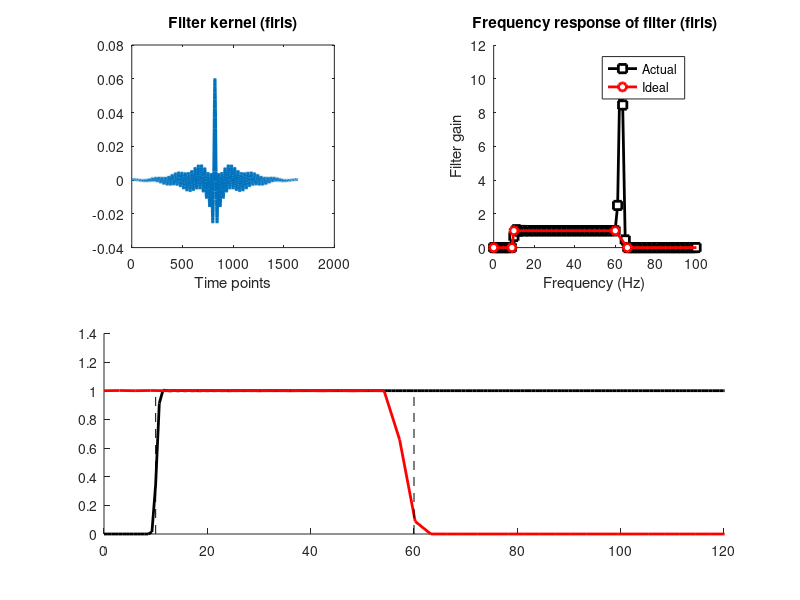
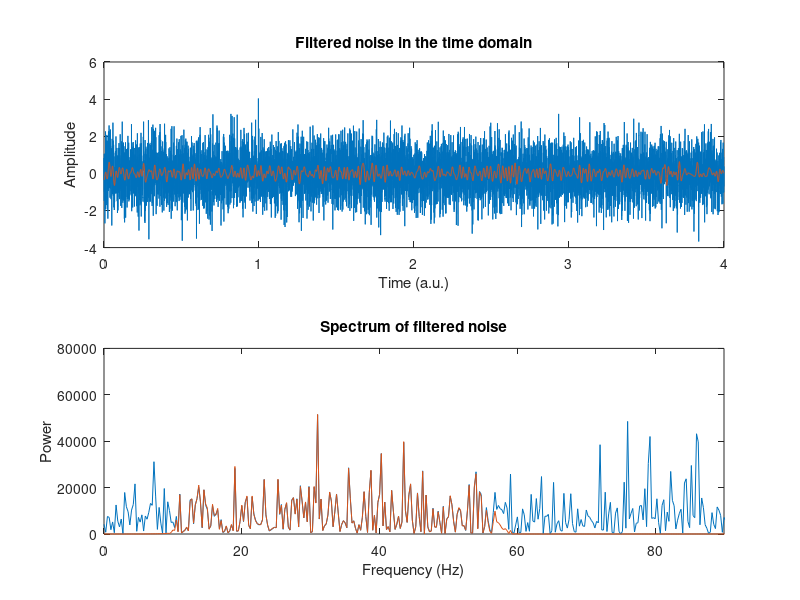

MATLAB code to generate these figures, in order:
%%
%     COURSE: Signal processing problems, solved in MATLAB and Python
%    SECTION: Filtering
%      VIDEO: Two-stage wide-band filter
% Instructor: sincxpress.com
%
%%

clear

% define filter parameters
lower_bnd = 10; % Hz
upper_bnd = 60; % Hz

transw = .1;

samprate  = 2048; % Hz
filtorder = 8*round(samprate/lower_bnd);

filter_shape = [ 0 0 1 1 0 0 ];
filter_freqs = [ 0 lower_bnd*(1-transw) lower_bnd ...
                 upper_bnd upper_bnd+upper_bnd*transw ...
                 (samprate/2) ] / (samprate/2);

filterkern = firls(filtorder,filter_freqs,filter_shape);
hz = linspace(0,samprate/2,floor(length(filterkern)/2)+1);
filterpow = abs(fft(filterkern)).^2;



figure(1), clf
subplot(221)
plot(filterkern,'linew',2)
xlabel('Time points')
title('Filter kernel (firls)')
axis square



% plot amplitude spectrum of the filter kernel
subplot(222), hold on
plot(hz,filterpow(1:length(hz)),'ks-','linew',2,'markerfacecolor','w')

plot(filter_freqs*samprate/2,filter_shape,'ro-','linew',2,'markerfacecolor','w')

% make the plot look nicer
set(gca,'xlim',[0 upper_bnd+40])
xlabel('Frequency (Hz)'), ylabel('Filter gain')
legend({'Actual';'Ideal'})
title('Frequency response of filter (firls)')
axis square

%% generate white noise signal

N = samprate*4;
noise = randn(N,1);
timevec = (0:length(noise)-1)/samprate;

%% a better way...

%%% first apply a high-pass filter
forder = 14*round(samprate/lower_bnd);
filtkern = fir1(forder,lower_bnd/(samprate/2),'high');

% spectrum of kernel
subplot(212), hold on
hz = linspace(0,samprate/2,floor(length(filtkern)/2)+1);
filterpow = abs(fft(filtkern)).^2;
plot(hz,filterpow(1:length(hz)),'k','linew',2)


% zero-phase-shift filter with reflection
noiseR = [noise(end:-1:1); noise; noise(end:-1:1)]; % reflect
fnoise = filter(filtkern,1,noiseR);                 % forward filter
fnoise = filter(filtkern,1,fnoise(end:-1:1));       % reverse filter
fnoise = fnoise(end:-1:1);                          % reverse again for 0phase
fnoise = fnoise(N+1:end-N);                         % chop off reflected parts




%%% repeat for low-pass filter
forder = 20*round(samprate/upper_bnd);
filtkern = fir1(forder,upper_bnd/(samprate/2),'low');

% spectrum of kernel
hz = linspace(0,samprate/2,floor(length(filtkern)/2)+1);
filterpow = abs(fft(filtkern)).^2;
plot(hz,filterpow(1:length(hz)),'r','linew',2)
plot(repmat([lower_bnd upper_bnd],2,1),repmat([0; 1],1,2),'k--')
set(gca,'xlim',[0 upper_bnd*2])

% zero-phase-shift filter with reflection
noiseR = [fnoise(end:-1:1); fnoise; fnoise(end:-1:1)]; % reflect
fnoise = filter(filtkern,1,noiseR);                 % forward filter
fnoise = filter(filtkern,1,fnoise(end:-1:1));       % reverse filter
fnoise = fnoise(end:-1:1);                          % reverse again for 0phase
fnoise = fnoise(N+1:end-N);                         % chop off reflected parts


% or with the signal-processing toolbox:
% fnoise = filtfilt(filtkern,1,fnoise);

%% plotting

figure(2), clf

subplot(211)
plot(timevec,noise, timevec,fnoise)
xlabel('Time (a.u.)'), ylabel('Amplitude')
title('Filtered noise in the time domain')


% plot power spectrum
noiseX  = abs(fft(noise)).^2;
fnoiseX = abs(fft(fnoise)).^2;
hz = linspace(0,samprate,length(fnoise));

subplot(212)
plot(hz,noiseX, hz,fnoiseX)
set(gca,'xlim',[0 upper_bnd*1.5])
xlabel('Frequency (Hz)'), ylabel('Power')
title('Spectrum of filtered noise')

%% done.
